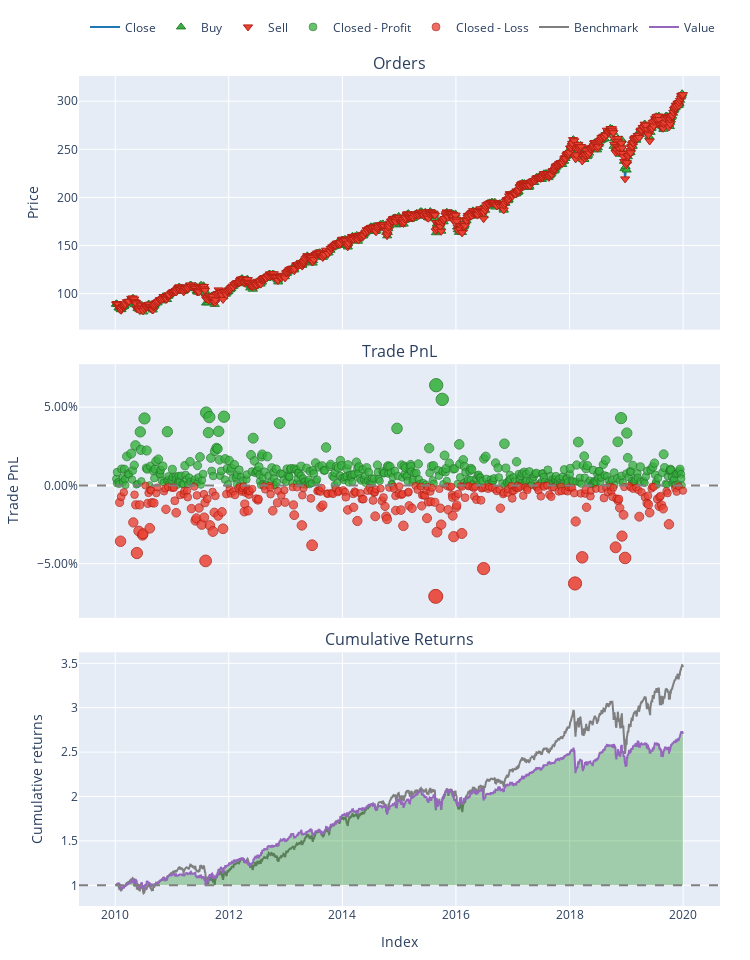

Notebook code for this chart:
### Code cell
portfolio.plot().show()

### Figure 1 — Plotly figure (JSON) as saved in the notebook; plotly's stock layout.template omitted (floating-point values rounded to 4 significant figures; data arrays with more than 128 entries replaced by an {"elided": "..."} marker saying what was removed)
{"data": [{"legendgroup": "0", "line": {"color": "#1f77b4"}, "name": "Close", "showlegend": true, "type": "scatter", "uid": "361f51c2-cd54-40d4-9d0f-11adb8f265dc", "x": {"elided": "2516 str values"}, "xaxis": "x", "y": {"elided": "2516 float values"}, "yaxis": "y"}, {"customdata": {"elided": "792x3 float values"}, "hovertemplate": "Order Id: %{customdata[0]}<br>Timestamp: %{x}<br>Price: %{y}<br>Size: %{customdata[1]:.6f}<br>Fees: %{customdata[2]:.6f}", "legendgroup": "1", "marker": {"color": "#37B13F", "line": {"color": "rgb(38,123,44)", "width": 1}, "size": 8, "symbol": "triangle-up"}, "mode": "markers", "name": "Buy", "type": "scatter", "uid": "23d18c66-b644-4a40-9f20-8f8d0f4871a2", "x": {"elided": "792 str values"}, "xaxis": "x", "y": {"elided": "792 float values"}, "yaxis": "y"}, {"customdata": {"elided": "792x3 float values"}, "hovertemplate": "Order Id: %{customdata[0]}<br>Timestamp: %{x}<br>Price: %{y}<br>Size: %{customdata[1]:.6f}<br>Fees: %{customdata[2]:.6f}", "legendgroup": "2", "marker": {"color": "#EA4335", "line": {"color": "rgb(181,31,18)", "width": 1}, "size": 8, "symbol": "triangle-down"}, "mode": "markers", "name": "Sell", "type": "scatter", "uid": "357aabd2-55db-4cfd-bbdb-e58bbaea92b7", "x": {"elided": "792 str values"}, "xaxis": "x", "y": {"elided": "792 float values"}, "yaxis": "y"}, {"customdata": {"elided": "483x4 float values"}, "hovertemplate": "Exit Trade Id: %{customdata[0]}<br>Position Id: %{customdata[1]}<br>Exit Timestamp: %{x}<br>PnL: %{customdata[2]:.6f}<br>Return: %{customdata[3]:.2%}", "legendgroup": "3", "marker": {"color": "#37B13F", "line": {"color": "rgb(38,123,44)", "width": 1}, "opacity": {"elided": "483 float values"}, "size": {"elided": "483 float values"}, "symbol": "circle"}, "mode": "markers", "name": "Closed - Profit", "type": "scatter", "uid": "2f9e6bd7-a54c-4a27-9da2-dd6fa1e7b5fe", "x": {"elided": "483 str values"}, "xaxis": "x2", "y": {"elided": "483 float values"}, "yaxis": "y2"}, {"customdata": {"elided": "303x4 float values"}, "hovertemplate": "Exit Trade Id: %{customdata[0]}<br>Position Id: %{customdata[1]}<br>Exit Timestamp: %{x}<br>PnL: %{customdata[2]:.6f}<br>Return: %{customdata[3]:.2%}", "legendgroup": "4", "marker": {"color": "#EA4335", "line": {"color": "rgb(181,31,18)", "width": 1}, "opacity": {"elided": "303 float values"}, "size": {"elided": "303 float values"}, "symbol": "circle"}, "mode": "markers", "name": "Closed - Loss", "type": "scatter", "uid": "c46802b3-d0a9-419e-9357-67fade9a24e6", "x": {"elided": "303 str values"}, "xaxis": "x2", "y": {"elided": "303 float values"}, "yaxis": "y2"}, {"legendgroup": "5", "line": {"color": "#7f7f7f"}, "name": "Benchmark", "showlegend": true, "type": "scatter", "uid": "7723e471-aa8c-4498-abe4-d3b10196003b", "x": {"elided": "2516 str values"}, "xaxis": "x3", "y": {"elided": "2516 float values"}, "yaxis": "y3"}, {"hoverinfo": "skip", "legendgroup": "6", "line": {"color": "rgba(0, 0, 0, 0)", "width": 0}, "opacity": 0, "showlegend": false, "type": "scatter", "uid": "34628edd-74ea-4997-9020-d2a65e67b812", "x": {"elided": "2516 str values"}, "xaxis": "x3", "y": {"elided": "2516 int values"}, "yaxis": "y3"}, {"connectgaps": false, "fill": "tonexty", "fillcolor": "rgba(0, 128, 0, 0.3)", "hoverinfo": "skip", "legendgroup": "6", "line": {"color": "rgba(0, 0, 0, 0)", "width": 0}, "opacity": 0, "showlegend": false, "type": "scatter", "uid": "e393019b-30ea-4dd7-9e85-70bbee85d68a", "x": {"elided": "2516 str values"}, "xaxis": "x3", "y": {"elided": "2516 float values"}, "yaxis": "y3"}, {"hoverinfo": "skip", "legendgroup": "6", "line": {"color": "rgba(0, 0, 0, 0)", "width": 0}, "opacity": 0, "showlegend": false, "type": "scatter", "uid": "400d4c8e-d033-4576-a3b5-8ef2271fb3b9", "x": {"elided": "2516 str values"}, "xaxis": "x3", "y": {"elided": "2516 int values"}, "yaxis": "y3"}, {"connectgaps": false, "fill": "tonexty", "fillcolor": "rgba(255, 0, 0, 0.3)", "hoverinfo": "skip", "legendgroup": "6", "line": {"color": "rgba(0, 0, 0, 0)", "width": 0}, "opacity": 0, "showlegend": false, "type": "scatter", "uid": "9d1803e8-d77d-4492-8251-1d1705f790b6", "x": {"elided": "2516 str values"}, "xaxis": "x3", "y": {"elided": "2516 float values"}, "yaxis": "y3"}, {"legendgroup": "7", "line": {"color": "#9467bd"}, "name": "Value", "showlegend": true, "type": "scatter", "uid": "0afdd44c-26ae-4443-ab2f-1bdf642bebd1", "x": {"elided": "2516 str values"}, "xaxis": "x3", "y": {"elided": "2516 float values"}, "yaxis": "y3"}, {"hoverinfo": "skip", "legendgroup": "6", "line": {"color": "rgba(0, 0, 0, 0)", "width": 0}, "opacity": 0, "showlegend": false, "type": "scatter", "uid": "43f81a2f-6501-4fa0-a539-2e5f09bbfad4", "x": {"elided": "2516 str values"}, "xaxis": "x3", "y": {"elided": "2516 int values"}, "yaxis": "y3"}], "layout": {"annotations": [{"font": {"size": 16}, "showarrow": false, "text": "Orders", "x": 0.5, "xanchor": "center", "xref": "paper", "y": 1, "yanchor": "bottom", "yref": "paper"}, {"font": {"size": 16}, "showarrow": false, "text": "Trade PnL", "x": 0.5, "xanchor": "center", "xref": "paper", "y": 0.6528, "yanchor": "bottom", "yref": "paper"}, {"font": {"size": 16}, "showarrow": false, "text": "Cumulative Returns", "x": 0.5, "xanchor": "center", "xref": "paper", "y": 0.3056, "yanchor": "bottom", "yref": "paper"}], "height": 960, "legend": {"orientation": "h", "traceorder": "normal", "x": 1, "xanchor": "right", "y": 1.042, "yanchor": "bottom"}, "margin": {"b": 30, "l": 30, "r": 30, "t": 30}, "shapes": [{"line": {"color": "gray", "dash": "dash"}, "type": "line", "x0": 0, "x1": 1, "xref": "paper", "y0": 0, "y1": 0, "yref": "y2"}, {"line": {"color": "gray", "dash": "dash"}, "type": "line", "x0": 0, "x1": 1, "xref": "paper", "y0": 1, "y1": 1, "yref": "y3"}], "showlegend": true, "width": 750, "xaxis": {"anchor": "y", "domain": [0, 1], "matches": "x3", "showticklabels": false}, "xaxis2": {"anchor": "y2", "domain": [0, 1], "matches": "x3", "showticklabels": false}, "xaxis3": {"anchor": "y3", "domain": [0, 1], "title": {"text": "Index"}}, "yaxis": {"anchor": "x", "domain": [0.6944, 1], "title": {"text": "Price"}}, "yaxis2": {"anchor": "x2", "domain": [0.3472, 0.6528], "tickformat": ".2%", "title": {"text": "Trade PnL"}}, "yaxis3": {"anchor": "x3", "domain": [0, 0.3056], "title": {"text": "Cumulative returns"}}}}
